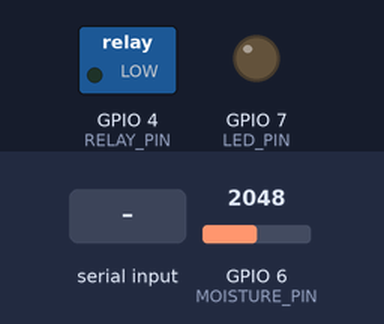
This sketch was run on a simulated ESP32-S3. Shown: switched loads named in the sketch (green lamp = pin HIGH), output pins drawn as LEDs (lit = HIGH). The test bench sets the inputs (shaded band); at power-on: GPIO 6 (MOISTURE_PIN) = 2048. What the sketch prints to the serial monitor is not drawn.

Above: at 1.2 s.
1.3 s: "water\n" received over the second serial link
At 3.0 s:
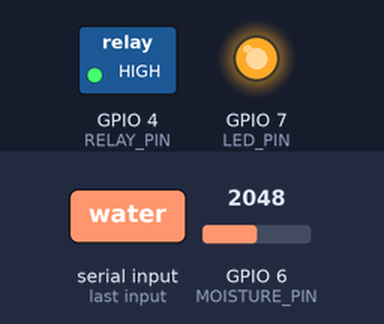
3.3 s: "stop water\n" received over the second serial link
At 5.3 s:
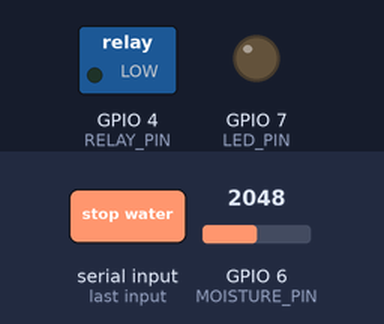
Timing chart, 0 to 6.8 s (numbered marks = the images above; inputs shaded):
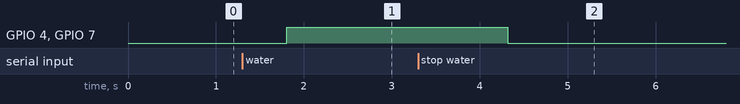

Measured:
- after the input at 1.3 s, GPIO 4 (RELAY_PIN), GPIO 7 (LED_PIN): LOW → HIGH after 0.51 s
- after the input at 3.3 s, GPIO 4 (RELAY_PIN), GPIO 7 (LED_PIN): HIGH → LOW after 1.0 s

The sketch:

water_plant_controll.ino
```cpp
#define LORA_RX 44
#define LORA_TX 43
#define RELAY_PIN 4
#define MOISTURE_PIN 6
#define LED_PIN 7

// percentage of wet
#define THRESHOLD 30

String inMessage = "";

void setup() {
  Serial.begin(115200);
  Serial1.begin(9600, SERIAL_8N1, LORA_RX, LORA_TX);
  // delay(1000);

  pinMode(RELAY_PIN, OUTPUT);
  digitalWrite(RELAY_PIN, LOW);

  pinMode(MOISTURE_PIN, INPUT);
  // set the ADC attenuation to 11 dB (up to ~3.3V input)
  analogSetAttenuation(ADC_11db);

  pinMode(LED_PIN, OUTPUT);

  Serial.println("Finish Setup");
  // Serial2.println("AT\r\n");
  // Serial2.println("AT+RESET\r\n");
}

void loop() {
  // read the analog value from soil moisture sensor
  int moisture_value = analogRead(MOISTURE_PIN);
  // Serial.println("Moisture: "+moisture_value);

  // Convert raw value to percentage (approximate)
  // 0% (dry) is usually higher raw value, 100% (wet) is lower raw value
  // Formula: moisture_percent = 100 - (rawValue / 40.95)
  // 4095 / 100 = 40.95
  int moisturePercent = (100 - (moisture_value / (2895 / 100))); // More precise conversion
  Serial.println("Moisture: "+ String(moisturePercent) +"%/"+String(moisture_value));

  if (Serial1.available()) {
    // String inMessage = Serial2.readString();
    // Serial.print("Received: ");
    // Serial.println(inMessage);

    char incomingChar = Serial1.read();

    inMessage += String(incomingChar);
    // Serial.println(inMessage);

    if (incomingChar == '\n') {

      inMessage.trim();
      Serial.println(inMessage);

      if(inMessage == "water"){
        // The soil is dry
        if (moisturePercent < THRESHOLD){
          digitalWrite(LED_PIN, HIGH);
          // Turn on water pump motor
          digitalWrite(RELAY_PIN, HIGH);
        }
      }else if(inMessage == "stop water"){
        digitalWrite(LED_PIN, LOW);
        // Turn off water pump motor
        digitalWrite(RELAY_PIN, LOW);
      }else if(inMessage == "query"){
        Serial1.println("moisture:"+String(moisturePercent));
      }

      inMessage = "";
    }
  }

  delay(100);
}
```
